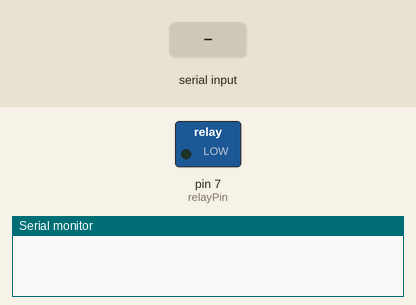
Bench run of a sketch on a simulated Arduino Uno, built with avr-gcc and run on an emulated ATmega328P. Shown: switched loads named in the sketch (green lamp = pin HIGH), the last lines printed to the serial monitor. The inputs (shaded band) are chosen by the test bench.

Above: at 1.2 s.
1.3 s: "0" received over Serial
At 2.2 s:
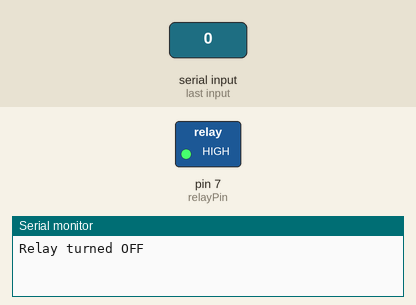
2.8 s: "1" received over Serial
At 3.4 s:
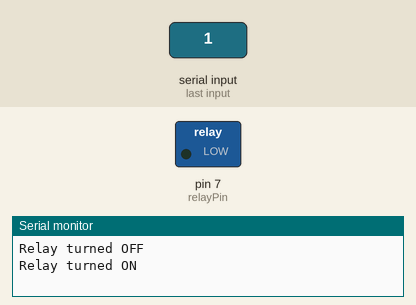
Timing chart, 0 to 5.8 s (numbered marks = the images above; inputs shaded):
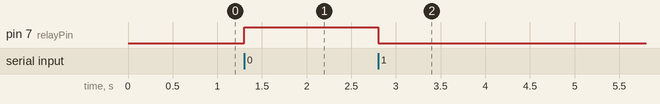

Measured:
- after the input at 1.3 s, pin 7 (relayPin): LOW → HIGH at once
- after the input at 2.8 s, pin 7 (relayPin): HIGH → LOW at once

The sketch:

LightControll.ino
```cpp
#include <Arduino.h>

const int relayPin = 7; // Change to your relay pin

void setup() {
    Serial.begin(9600);
    pinMode(relayPin, OUTPUT);
}

void loop() {
    if (Serial.available()) {
        char received = Serial.read();

        if (received == '1') {
            digitalWrite(relayPin, LOW);
            Serial.println("Relay turned ON");
        } else if (received == '0') {
            digitalWrite(relayPin, HIGH);
            Serial.println("Relay turned OFF");
        }
    }
}
```
